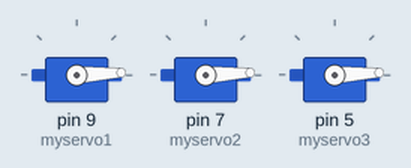
Simulated run of this sketch. Board: Arduino Uno, built with avr-gcc and run on an emulated ATmega328P. Parts: 3 × servo.

Above: at 0.05 s.
At 0.45 s:
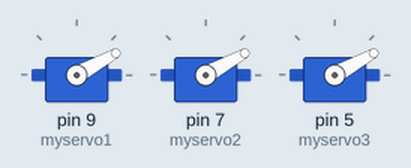
At 0.65 s:
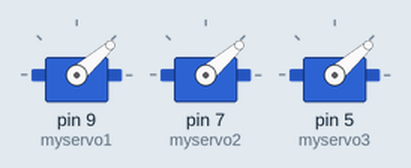
At 1.3 s:
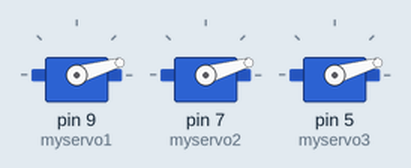
Timing chart, 0 to 3.6 s (numbered marks = the images above):
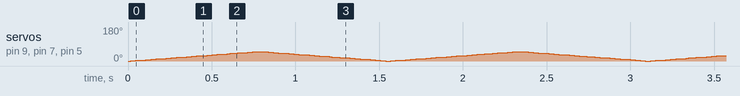

The sketch:

breath_2.ino
```cpp
/*
This sketch is modified from the 'Sweep' example sketch by BARRAGAN
and the modification by Scott Fitzgerald
*/

#include <Servo.h> //This is necessary when working with servos. It includes the servo library.

Servo myservo1;  // create servo object to control a servo
// twelve servo objects can be created on most boards
Servo myservo2;
Servo myservo3;

int pos = 0;    // variable to store the servo position. also this is the starting position of the servo

void setup() {
  myservo1.attach(9);  // attaches the servo on pin 9 to the servo object- needs to match the pin servo is on board
                      // if you change to another pwm pin on the board (11, 10, 9, 6, 5, 3) change above number to match
  myservo2.attach(7);
  myservo3.attach(5);
}

void loop() {
  for (pos = 0; pos <= 50; pos += 1) { // goes from 0 degrees to 90 degrees in steps of 1 degree
    /* experiment with changing these values! quick explanation:
     this runs through a loop that starts at 0 (pos = 0) and ends when the servo position
     reaches the limit. this will continue to loop until the end condition is met.
     the last value is the amount that the servo moves in degrees.
     once you develop your project idea, experiment with these values! remember to re-upload your code
     if you change anything.
    */
    myservo1.write(pos);               // tell servo to go to position in variable 'pos'
    myservo2.write(pos);
    myservo3.write(pos);
    delay(15);                       // waits 15ms for the servo to reach the position. experiment with this number too!
  }                                 // end of the first for loop that begins on line 18

  for (pos = 50; pos >= 0; pos -= 1) { // goes from 90 degrees to 0 degrees
      /* experiment with changing these values as well! right now this is set so that
       the servo moves at the same rate 'forward' and 'backward'
       depending on your project, you may not want this to be the case!
    */

    myservo1.write(pos);              // tell servo to go to position in variable 'pos'
    myservo2.write(pos);
    myservo3.write(pos);
    delay(15);                       // waits 15ms for the servo to reach the position
  }                                 // end of the second for loop that begins on line 30

}
```
